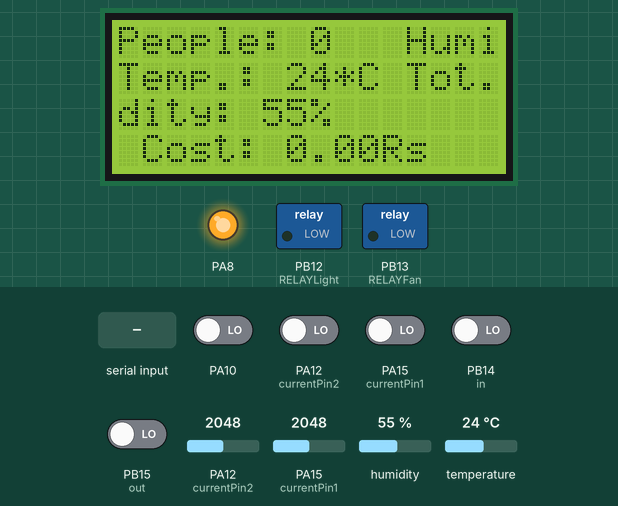
This sketch was run on a simulated STM32 Blue Pill. Parts: 16×4 character LCD, switched loads named in the sketch (green lamp = pin HIGH), output pins drawn as LEDs (lit = HIGH). The inputs (shaded band) are chosen by the test bench; at power-on: PA10, PA12 (currentPin2), PA15 (currentPin1), PB14 (in), PB15 (out) LOW, temperature 24 °C, PA12 (currentPin2) = 2048, PA15 (currentPin1) = 2048, humidity 55 %.

Above: at 4.2 s.
4.3 s: temperature set to 0 °C
At 13.8 s:
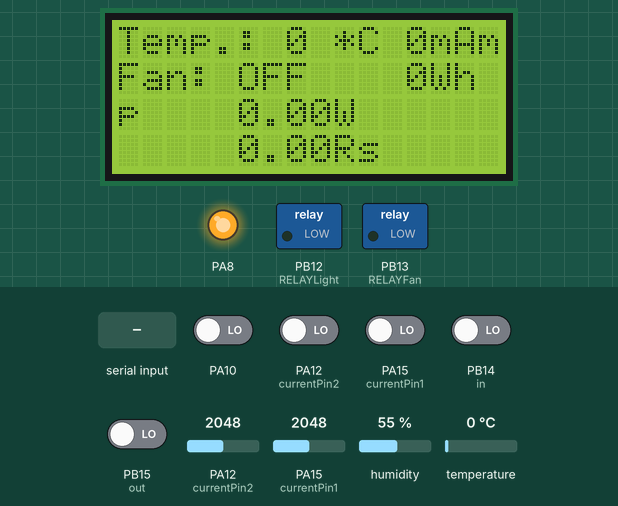
15.4 s: PA12 (currentPin2) driven HIGH
At 16.9 s:
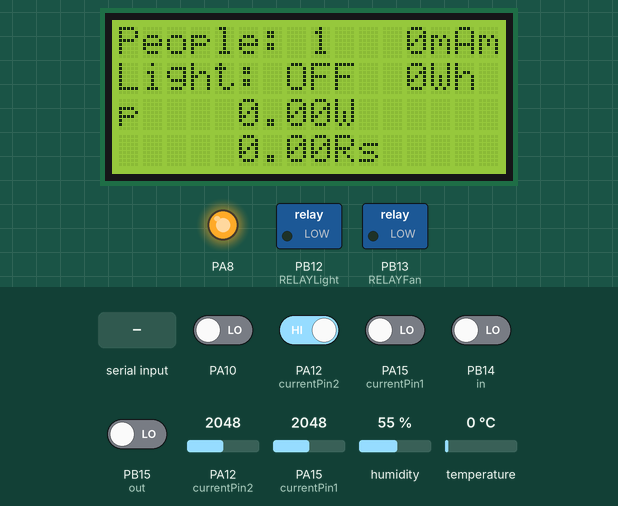
19.7 s: "a" received over the second serial link
At 23.0 s:
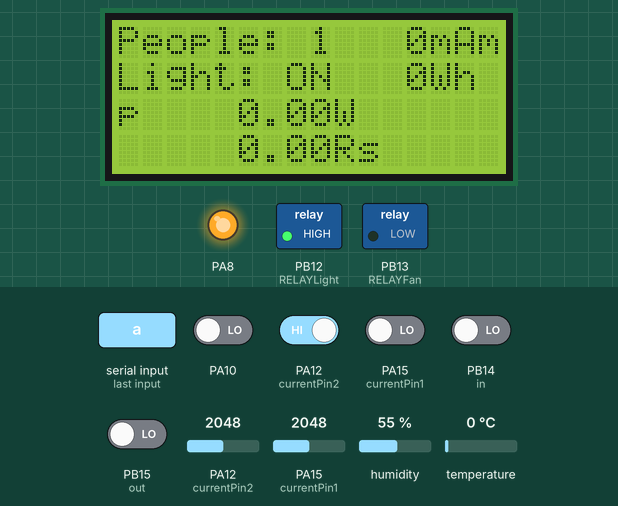
27.1 s: "c" received over the second serial link
At 35.9 s:
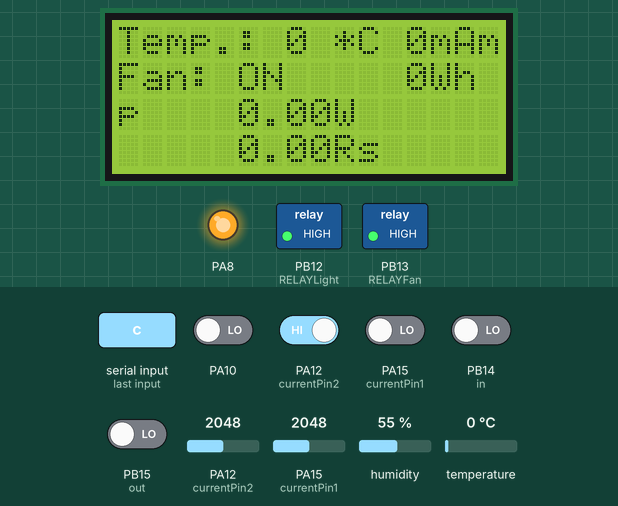
38.2 s: temperature set to 12 °C
At 48.3 s:
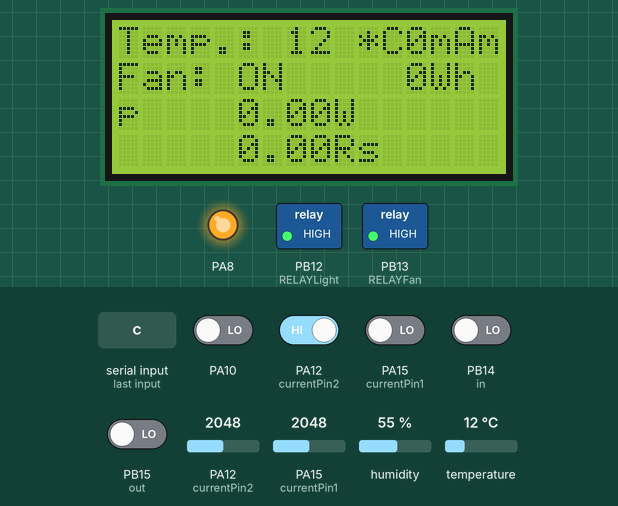
49.0 s: PA15 (currentPin1) driven HIGH
At 54.3 s:
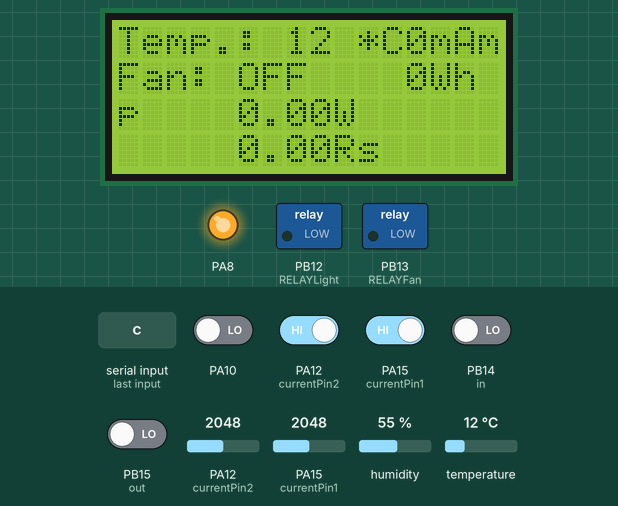
Timing chart, 0 to 55.8 s (numbered marks = the images above; inputs shaded):
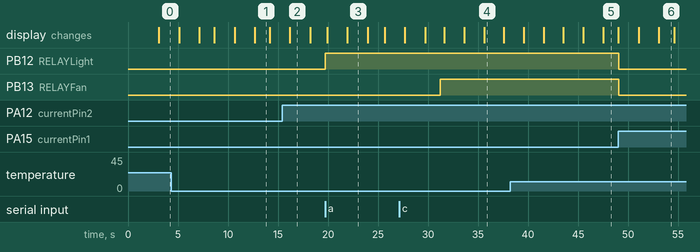

The sketch:

Final_Code_stm32.ino
```cpp
/*  Written By: Farhan Tariq Janjua
 *  B.Sc Electrical Engineering
 *  www.APCOMS.edu.pk
  ---------------------------------------------------
  -Set Lamp Energy Limit in Controlling Lamp Section.
  -Set Fan Energy Limit in Controlling Fan Section.
*/

#include "DHT.h"
#include "LiquidCrystal.h"
const int rs = PB11, en = PB10, d4 = PA4, d5 = PA3, d6 = PA2, d7 = PA1; //STM32 Pins to which LCD is connected
LiquidCrystal lcd(rs, en, d4, d5, d6, d7); //Initialize the LCD

#define DHTPIN PA0
#define DHTTYPE DHT11
DHT dht(DHTPIN, DHTTYPE);
#define RELAYLight PB12
#define RELAYFan PB13
#define in PB14
#define out PB15

int counter=0;
int islightOn=0;
int isFanOn=0;
char btVal=NULL;
int t = 0;
int h = 0;

/* ========Current Circuit variables definition======== */

#define currentPin1 PA15
#define currentPin2 PA12

int mVperAmp = 185; // use 100 for 20A Module and 66 for 30A Module
float PF = 0.80;
float energyTariff = 10.0; // Energy cost in PKR per unit (kWh)
unsigned long last_time1 =0;
unsigned long current_time1 =0;
float Voltage1 = 0;
float VRMS1 = 0;
float LampAmp = 0;
float LampPow = 0;
float LampKWh =0;             // Energy in kWh
float LampBill = 0;
int Lamp_Wh = 0;
int Lamp_mAmp = 0;
float Total_Cost = 0;
unsigned long last_time2 =0;
unsigned long current_time2 =0;
float Voltage2 = 0;
float VRMS2 = 0;
float FanAmp = 0;
float FanPow = 0;
float FanKWh =0;             // Energy in kWh
float FanBill = 0;
int Fan_Wh = 0;
int Fan_mAmp = 0;

void setup()
{
  lcd.begin(16,4);
  analogWrite(PA8,920);
  Serial1.begin(9600);
  dht.begin();
  pinMode(DHTPIN, INPUT);
  pinMode(in, INPUT);
  pinMode(out, INPUT);
  pinMode(currentPin1, INPUT);
  pinMode(currentPin2, INPUT);
  pinMode(RELAYLight, OUTPUT);
  pinMode(RELAYFan, OUTPUT);
  lcd.print("===Smart HEMS===");
  delay(3000);

  attachInterrupt(digitalPinToInterrupt(PA12),IN,RISING);
  attachInterrupt(digitalPinToInterrupt(PA15),OUT,RISING);
  attachInterrupt(digitalPinToInterrupt(PA10),BTI,RISING);
}

void loop()
{
/*=====Temp. and Humidity Sensing=====*/
  t = dht.readTemperature();
  h = dht.readHumidity();

  if(Serial1.available()>0) {}

/*=====Bluetooth Receiving=====*/
  BTI();

/*=====Presence Sensing=====*/
  if(digitalRead(in))
  {
   IN();
   delay(350);
  }
  if(digitalRead(out))
  {
   OUT();
   delay(350);
  }

if(counter>0)
{
  if (islightOn == 0)
  {
      if (btVal == 'a' || (counter > 0 && btVal == NULL))
        {
        digitalWrite(RELAYLight, HIGH);
        islightOn = 1;
      }
  }
  if (islightOn == 1)
  {
      if(btVal == 'b' || (counter == 0 && btVal == NULL))
      {
        digitalWrite(RELAYLight, LOW);
        islightOn = 0;
      }
  }

  if (isFanOn == 0)
  {
      if (btVal == 'c' || (t >= 25 && btVal == NULL))
        {
        digitalWrite(RELAYFan, HIGH);
        isFanOn = 1;
      }
  }

  if (isFanOn == 1)
  {
      if (btVal == 'd' || (t < 25 && btVal == NULL))
      {
        digitalWrite(RELAYFan, LOW);
        isFanOn = 0;
      }
  }
}

  if(counter == 0)
  {
      digitalWrite(RELAYLight, LOW);
      islightOn = 0;
      digitalWrite(RELAYFan, LOW);
      isFanOn = 0;
  }

  if(islightOn == 0 && isFanOn == 0)
  {
    Total_Cost = Total_Cost;
    LampBill = LampBill;
    FanBill = FanBill;
  }
  if(islightOn == 1)
  {
    calcLamp();
    Total_Cost = Total_Cost + LampBill;
  }
  if(isFanOn == 1)
  {
    calcFan();
    Total_Cost = Total_Cost + FanBill;
  }


/* ========Bluetooth Data Transmit======== */
  Serial1.print(t);  // #01
  Serial1.print("|");
  Serial1.print(h);  // #02
  Serial1.print("|");
  Serial1.print(counter);  // #03
  Serial1.print("|");
  Serial1.print(Total_Cost);  // #04
  Serial1.print("|");
  Serial1.print(Lamp_mAmp);  // #05
  Serial1.print("|");
  Serial1.print(Lamp_Wh);  // #06
  Serial1.print("|");
  Serial1.print(Fan_mAmp);  // #07
  Serial1.print("|");
  Serial1.print(Fan_Wh);  // #08
  Serial1.print("|");
  Serial1.print(LampBill);  // #09
  Serial1.print("|");
  Serial1.print(FanBill);  // #10
  Serial1.print("|");

  /* ========Counter/Temp/Hum Data Display======== */
  Disp_All();
  delay(2000);
  Disp_Lamp();
  delay(2000);
  Disp_Fan();
  delay(1500);
}

/* ========Bluetooth Interrupt======== */
void BTI()
{
  btVal = Serial1.read();
}

/* ========IR Sensors Interrupts======== */
void IN()
{
  counter++;
  Disp_All();
}

void OUT()
{
  if (counter > 0)
  {
    counter--;
    Disp_All();
  }
}
/* ========Current Sensors Subroutines======== */
float getVPP1(int pin)
{
  float result1;
  int readValue1;             //value read from the sensor
  int maxValue1 = 0;          // store max value here
  int minValue1 = 4096;          // store min value here

   uint32_t start_time1 = millis();

   while((millis()-start_time1) < 200) //sample for 200 milliSeconds
   {
       readValue1 = analogRead(pin);
       // see if you have a new maxValue
       if (readValue1 > maxValue1)
       {
           /*record the maximum sensor value*/
           maxValue1 = readValue1;
       }
       if (readValue1 < minValue1)
       {
           /*record the maximum sensor value*/
           minValue1 = readValue1;
       }
   }
      // Subtract min from max
   result1 = ((maxValue1 - minValue1) * 5.0)/4096.0;

   return result1;
  }


/*=====Lamp Current Sensing=====*/
void calcLamp()
{
   Voltage1 = getVPP1(currentPin1);
   VRMS1 = (Voltage1/2.0) *0.707;
   LampAmp = (VRMS1 * 1000) / mVperAmp;
   Lamp_mAmp = LampAmp * 1000;
   LampPow = (LampAmp * 220) * PF;
   last_time1 = current_time1;
   current_time1 = millis();
   LampKWh = LampKWh +  LampPow *(( current_time1 - last_time1) /3600000.0) ; // calculating energy in Watt-Hour
   Lamp_Wh = LampKWh * 1000;
   // LampBill = LampKWh * (energyTariff/1000);
   LampBill = LampKWh * energyTariff;
}

/*=====Fan Current Sensing=====*/
void calcFan()
{
   Voltage2 = getVPP1(currentPin2);
   VRMS2 = (Voltage2/2.0) *0.707;
   FanAmp = (VRMS2 * 1000) / mVperAmp;
   Fan_mAmp = FanAmp * 1000;
   FanPow = (FanAmp * 9) * PF;
   last_time2 = current_time2;
   current_time2 = millis();
   FanKWh = FanKWh +  FanPow *((current_time2 - last_time2) /3600000.0) ; // calculating energy in Watt-Hour
   Fan_Wh = FanKWh * 1000;
   // FanBill = FanKWh * (energyTariff/1000);
   FanBill = FanKWh * energyTariff;
 }

/* ========Display All Data Subroutines======== */
void Disp_All()
{
  lcd.clear();
  lcd.setCursor(0,0);
  lcd.print("People: ");
  lcd.print(counter);
  lcd.setCursor(0,1);
  lcd.print("Temp.: ");
  lcd.print(t);
  lcd.print("*C");
  lcd.setCursor(-4,2);
  lcd.print("Humidity: ");
  lcd.print(h);
  lcd.print("%");
  lcd.setCursor(-4,3);
  lcd.print("Tot. Cost: ");
  lcd.print(Total_Cost);
  lcd.print("Rs");
}

/* ========Display Sensor's Data Subroutines======== */
void Disp_Lamp()
{
    lcd.clear();
    lcd.setCursor(0,0);
    lcd.print("People: ");
    lcd.println(counter);
    lcd.setCursor(0,1);
    if (islightOn == 0)
    {
        lcd.print("Light: OFF ");
    }
    if (islightOn == 1)
    {
        lcd.print("Light: ON ");
    }
    lcd.setCursor(-4,2);
    lcd.print(Lamp_mAmp);
    lcd.print("mAmp");
    lcd.setCursor(5,2);
    lcd.print(LampPow);
    lcd.print("W");
    lcd.setCursor(-4,3);
    lcd.print(Fan_Wh);
    lcd.print("Wh");
    lcd.setCursor(5,3);
    lcd.print(LampBill);
    lcd.print("Rs");
}

void Disp_Fan()
{
    lcd.clear();
    lcd.setCursor(0,0);
    lcd.print("Temp.: ");
    lcd.print(t);
    lcd.println(" *C");
    lcd.setCursor(0,1);
    if (isFanOn == 0)
    {
        lcd.print("Fan: OFF ");
    }
    if (isFanOn == 1)
    {
        lcd.print("Fan: ON ");
    }
    lcd.setCursor(-4,2);
    lcd.print(Fan_mAmp);
    lcd.print("mAmp");
    lcd.setCursor(5,2);
    lcd.print(FanPow);
    lcd.print("W");
    lcd.setCursor(-4,3);
    lcd.print(Fan_Wh);
    lcd.print("Wh");
    lcd.setCursor(5,3);
    lcd.print(FanBill);
    lcd.print("Rs");
}
```

Measured:
- after the input at 19.7 s, PB12 (RELAYLight): LOW → HIGH at once
- after the input at 27.1 s, PB13 (RELAYFan): LOW → HIGH after 4.1 s
- after the input at 49.0 s, PB12 (RELAYLight), PB13 (RELAYFan): HIGH → LOW after 0.07 s
- what the display in image 1 shows lasts 1.5 s, from 12.7 s to 14.2 s
- what the display in image 2 shows lasts 2.0 s, from 16.2 s to 18.2 s
- what the display in image 4 shows lasts 2.0 s, from 35.6 s to 37.6 s
